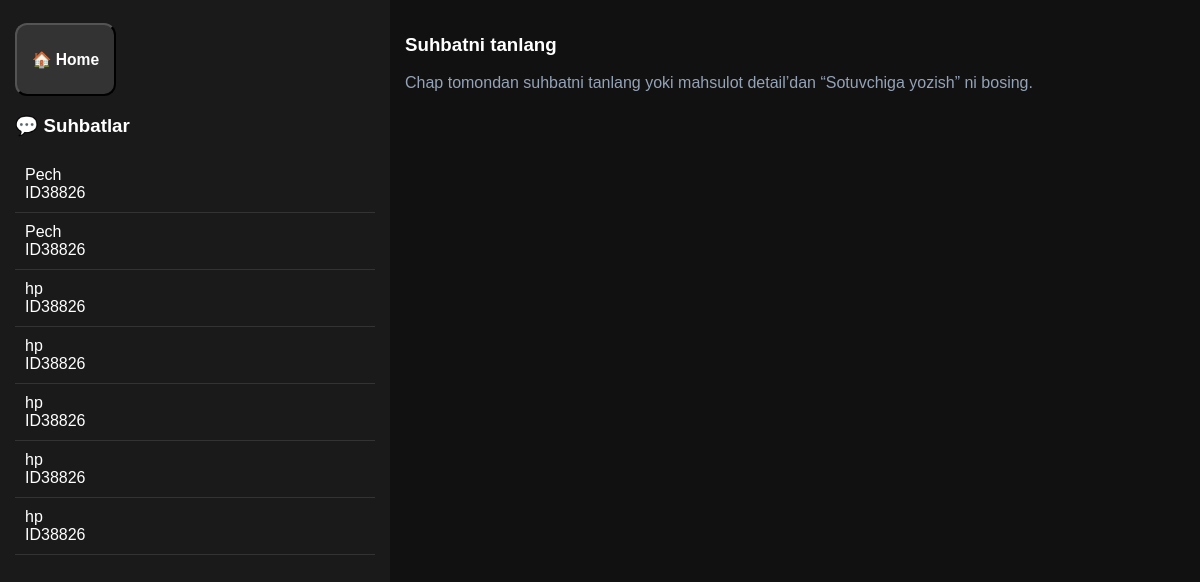
Page /messages/ (signed in) on the committed database.
### users/models.py (models this page shows, shortened)
class Xabar(models.Model):
    product = models.ForeignKey(Product, on_delete=models.CASCADE)
    sender = models.ForeignKey(CustomUser,  related_name="sent", on_delete=models.CASCADE)
    receiver = models.ForeignKey(CustomUser,  related_name="received", on_delete=models.CASCADE)
    text = models.TextField()
    created_at = models.DateTimeField(auto_now_add=True)

class CustomUser(AbstractUser):
    class Roli(models.TextChoices):
        customeer = "customer", "Customer"
        seller = "seller", "Seller"
        admin = "admin", "admin"
    role = models.CharField(max_length=20, choices=Roli.choices, default=Roli.customeer)
    email = models.EmailField(unique=True)
    phone = models.CharField(max_length=20, null=True, blank=True)
    image = models.ImageField(upload_to="user_images/", null=True, blank=True)

### products/models.py (models this page shows, shortened)
class Product(models.Model):
    category = models.ForeignKey(Category, on_delete=models.CASCADE, related_name="products")
    title = models.CharField(max_length=100)
    desc = models.TextField()
    price = models.DecimalField(max_digits=12, decimal_places=2)
    image = models.ImageField(upload_to="product_images/", null=True, blank=True)
    created_by = models.ForeignKey(settings.AUTH_USER_MODEL, on_delete=models.SET_NULL, null=True, blank=True)
    created_at = models.DateTimeField(auto_now_add=True)

### users/views.py (the view, shortened to what this page needs)
# urls.py: path("messages/", views.messages_view, name="messages"),
@login_required
def messages_view(request, product_id=None, user_id=None):
    User = get_user_model()
    me = request.user
    conversations = Xabar.objects.filter(Q(sender=me) | Q(receiver=me)).order_by("-created_at")
    product = None
    other = None
    chat_messages = Xabar.objects.none()
    if product_id and user_id:
        product = get_object_or_404(Product, id=product_id)
        other = get_object_or_404(User, id=user_id)
        chat_messages = Xabar.objects.filter(product=product).filter(
            Q(sender=me, receiver=other) | Q(sender=other, receiver=me)
        ).order_by("created_at")
    form = XabarForm(request.POST or None)
    return render(request, "shop/messages.html", {
        "conversations": conversations,
        "chat_messages": chat_messages,
        "form": form,
        "product": product,
        "other": other,
    })

### templates/shop/messages.html (shortened to what this page needs)
<!doctype html>
<html lang="uz">
<head>
</head>
<body>
<div class="container">
  <div class="left">
      <button  class="btnhome"><h3><a href="{% url 'home' %}">🏠 Home</a></h3></button>
    <h3>💬 Suhbatlar</h3>
    {% for x in conversations %}
      <div class="convo">
        {% if x.sender == request.user %}
          <a href="{% url 'messages' x.product.id x.receiver.id %}">
            {{ x.product.title }} <br>
            {{ x.receiver.username }}
          </a>
        {% else %}
          <a href="{% url 'messages' x.product.id x.sender.id %}">
            {{ x.product.title }} <br>
            {{ x.sender.username }}
          </a>
        {% endif %}
      </div>
    {% empty %}
      <p class="empty">Hali xabar yo‘q</p>
    {% endfor %}
  </div>
  <div class="right">
    {% if product and other %}
      <div class="chat">
        <h3>{{ other.username }} — {{ product.title }}</h3>
        {% for m in chat_messages %}
          <div class="msg {% if m.sender == request.user %}me{% endif %}">
            <b>{{ m.sender.username }}:</b> {{ m.text }}
          </div>
        {% empty %}
          <p class="empty">Hali xabar yo‘q. Birinchi bo‘lib yozing 🙂</p>
        {% endfor %}
      </div>
      <form method="post" style="padding:15px;">
        {% csrf_token %}
        {{ form.text }}
        <button type="submit">Yuborish</button>
      </form>
    {% else %}
      <div class="chat">
        <h3>Suhbatni tanlang</h3>
        <p class="empty">Chap tomondan suhbatni tanlang yoki mahsulot detail’dan “Sotuvchiga yozish” ni bosing.</p>
      </div>
    {% endif %}
  </div>
</div>
</body>
</html>

### templates/shop/messages.html (style rules this page uses)
body { margin:0;font-family:sans-serif;background:#111;color:white }
.container { display:flex;height:100vh }
.left { width:30%;background:#1a1a1a;padding:15px;overflow:auto }
.right { flex:1;display:flex;flex-direction:column }
.chat { flex:1;padding:15px;overflow:auto }
button { padding:10px 15px;margin-top:8px;cursor:pointer }
a { color:white;text-decoration:none }
.convo { padding:10px;border-bottom:1px solid #333 }
.empty { color:#94a3b8 }
.btnhome { background:#333; border-radius:12px; }

### rows in the picture
Xabar: product "Pech", sender.username "ID38826"
Xabar: product "Pech", receiver.username "ID38826"
Xabar: product "hp", receiver.username "ID38826"
Xabar: product "hp", receiver.username "ID38826"
Xabar: product "hp", receiver.username "ID38826"
Xabar: product "hp", sender.username "ID38826"
Xabar: product "hp", receiver.username "ID38826"
